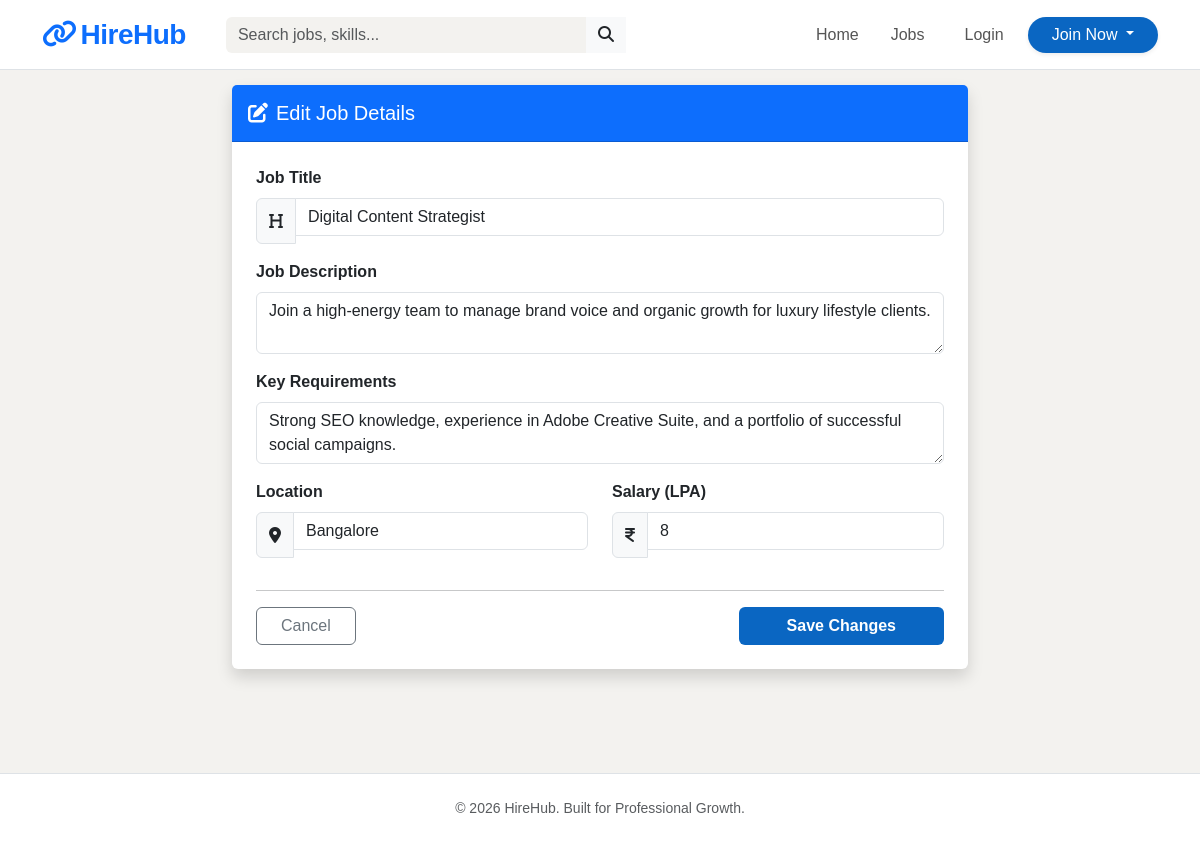
Screenshot of /dashboard/recruiter/edit_job/2/ with the database file from the repository.
### jobs/models.py (models this page shows, shortened)
class Job(models.Model):
    account = models.ForeignKey(Account,on_delete=models.CASCADE)
    title = models.CharField(max_length=100)
    description = models.TextField(max_length=1000)
    requirement = models.TextField(max_length=500,blank = True)
    job_location = models.CharField(max_length=100)
    job_salary = models.IntegerField()
    created_at = models.DateTimeField(auto_now_add=True)
    updated_at = models.DateTimeField(auto_now=True)

### dashboards/views.py (the view)
# urls.py: path('recruiter/edit_job/<int:pk>/',views.edit_job,name = 'edit_job'),
def edit_job(request,pk):
    job = Job.objects.get(pk=pk)
    if request.method == "POST":
        form = EditJobForm(request.POST, instance=job)
        if form.is_valid():
            form.save()
            return redirect('recruiter_dashboard')
    else:
        form = EditJobForm(instance=job)
    context = {
        'job':job,
        'form':form
    }
    return render (request,'edit_job.html',context)

### dashboards/forms.py
class EditJobForm(forms.ModelForm):
    class Meta:
        model = Job
        fields = ('title','description','requirement','job_location','job_salary')
    def __init__(self,*agrs,**kwargs):
        super(EditJobForm,self).__init__(*agrs,**kwargs)
        self.fields['title'].widget.attrs={'Placeholder':'Title','class':'form-control mb-2'}
        self.fields['description'].widget.attrs={'Placeholder':'Description','class':'form-control mb-2'}
        self.fields['requirement'].widget.attrs={'Placeholder':'Requirement','class':'form-control mb-2'}
        self.fields['job_location'].widget.attrs={'Placeholder':'Location','class':'form-control mb-2'}
        self.fields['job_salary'].widget.attrs={'Placeholder':'Salary in LPA','class':'form-control mb-2'}

### templates/edit_job.html (shortened to what this page needs)
{% extends 'base.html' %}
{% block content %}
<div class="container mt-5">
    <div class="row justify-content-center">
        <div class="col-md-8">
            <div class="card shadow border-0">
                <div class="card-header bg-primary text-white py-3">
                    <h5 class="mb-0"><i class="fas fa-edit me-2"></i>Edit Job Details</h5>
                </div>
                <div class="card-body p-4">
                    <form action="{% url 'edit_job' job.id %}" method="POST">
                        <div class="mb-3">
                            <label class="form-label fw-bold">Job Title</label>
                            <div class="input-group">
                                <span class="input-group-text"><i class="fas fa-heading"></i></span>
                                {{ form.title }}
                            </div>
                        </div>
                        <div class="mb-3">
                            <label class="form-label fw-bold">Job Description</label>
                            {{ form.description }}
                        </div>
                        <div class="mb-3">
                            <label class="form-label fw-bold">Key Requirements</label>
                            {{ form.requirement }}
                        </div>
                        <div class="row">
                            <div class="col-md-6 mb-3">
                                <label class="form-label fw-bold">Location</label>
                                <div class="input-group">
                                    <span class="input-group-text"><i class="fas fa-map-marker-alt"></i></span>
                                    {{ form.job_location }}
                                </div>
                            </div>
                            <div class="col-md-6 mb-3">
                                <label class="form-label fw-bold">Salary (LPA)</label>
                                <div class="input-group">
                                    <span class="input-group-text"><i class="fas fa-indian-rupee-sign"></i></span>
                                    {{ form.job_salary }}
                                </div>
                            </div>
                        </div>
                        <hr>
                        <div class="d-flex justify-content-between">
                            <a href="{% url 'recruiter_dashboard' %}" class="btn btn-outline-secondary px-4">Cancel</a>
                            <button type="submit" class="btn btn-primary px-5 fw-bold">Save Changes</button>
                        </div>
                    </form>
                </div>
            </div>
        </div>
    </div>
</div>
{% endblock %}

### static/css/style.css (style rules this page uses)
body { background-color: #f3f2ef; font-family: Arial, Helvetica, sans-serif; }
.btn-primary { background-color: #0a66c2; border: none; }
a { text-decoration: none; color: #0a66c2; }

### rows the page displays
Job: title "Digital Content Strategist", description "Join a high-energy team to manage brand voice and organic growth for luxury lifestyle clients.", requirement "Strong SEO knowledge, experience in Adobe Creative Suite, and a portfolio of successful social campaigns.", job_location "Bangalore", job_salary "8"
